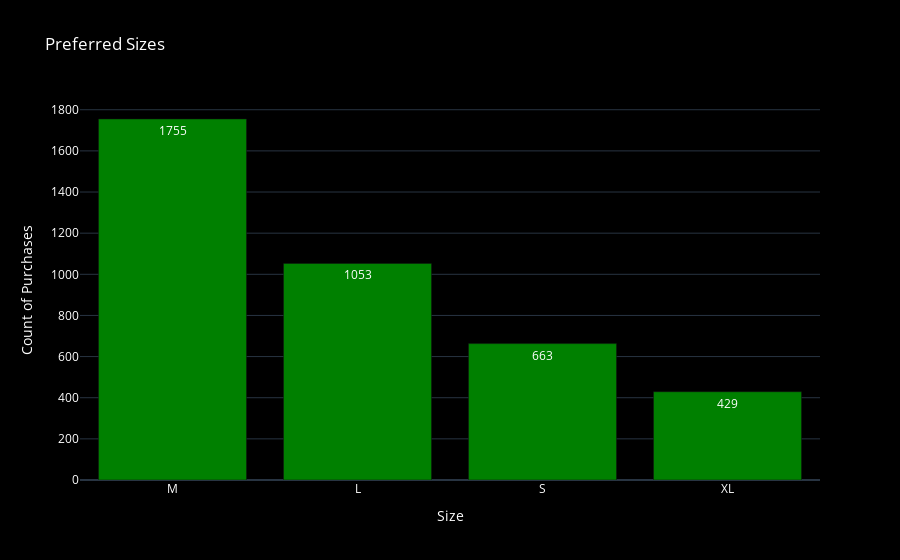

The code cell stored with this chart in its notebook:
### Code cell
# Count popular sizes
size_counts = df['Size'].value_counts().reset_index()
size_counts.columns = ['Size', 'Count']

fig_sizes = px.bar(
    size_counts, 
    x='Size', 
    y='Count', 
    text='Count', 
    title='Preferred Sizes',
    color_discrete_sequence=['green']
)
fig_sizes.update_layout(
    template='plotly_dark',
    plot_bgcolor='black',
    paper_bgcolor='black',
    font=dict(color='white'),
    xaxis_title='Size',
    yaxis_title='Count of Purchases'
)
fig_sizes.show()

### Figure 1 — Plotly figure (JSON) as saved in the notebook; plotly's stock layout.template omitted (floating-point values rounded to 4 significant figures)
{"data": [{"alignmentgroup": "True", "hovertemplate": "Size=%{x}<br>Count=%{text}<extra></extra>", "legendgroup": "", "marker": {"color": "green", "pattern": {"shape": ""}}, "name": "", "offsetgroup": "", "orientation": "v", "showlegend": false, "text": [1755, 1053, 663, 429], "textposition": "auto", "type": "bar", "x": ["M", "L", "S", "XL"], "xaxis": "x", "y": [1755, 1053, 663, 429], "yaxis": "y"}], "layout": {"barmode": "relative", "font": {"color": "white"}, "legend": {"tracegroupgap": 0}, "paper_bgcolor": "black", "plot_bgcolor": "black", "title": {"text": "Preferred Sizes"}, "xaxis": {"anchor": "y", "domain": [0, 1], "title": {"text": "Size"}}, "yaxis": {"anchor": "x", "domain": [0, 1], "title": {"text": "Count of Purchases"}}}}
